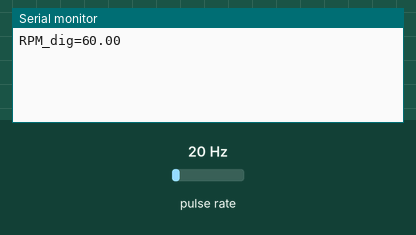
This sketch was run on a simulated Arduino Uno, built with avr-gcc and run on an emulated ATmega328P. On the bench: the last lines printed to the serial monitor. Wiring (inferred from the names in the program): pulse sensor: data pin 2. The test bench sets the inputs (shaded band); at power-on: pulse rate 20 Hz.

Above: at 1.2 s.
1.3 s: pulse rate (sensor on pin 2) set to 4 Hz
At 2.6 s:
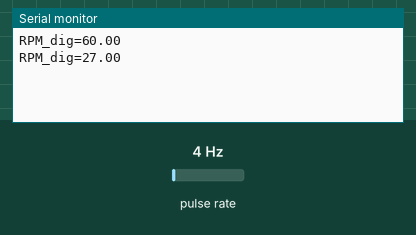
2.8 s: pulse rate (sensor on pin 2) set to 50 Hz
At 3.8 s:
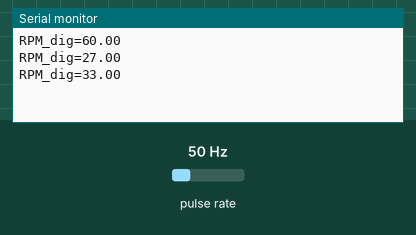
Timing chart, 0 to 5.8 s (numbered marks = the images above; inputs shaded):
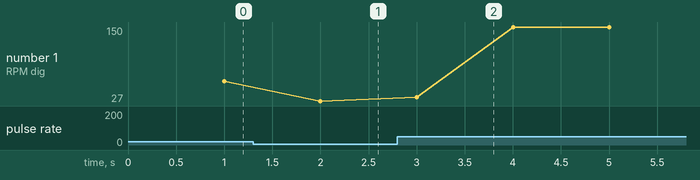

Measured:
- after the input at 1.3 s, the serial monitor: prints a new line after 0.70 s (image 1)
- after the input at 2.8 s, the serial monitor: prints a new line after 0.20 s (image 2)
- plotted number 1: 60 → 27 after the input at 1.3 s, 27 → 150 after the input at 2.8 s

The sketch:

Primer_punto.ino
```cpp
const int pinSensor = 2;   // Pin de interrupción en Arduino UNO
const float Tm = 1.0;      // Tiempo de muestreo en segundos[cite: 2]
const int N = 20;          // Pulsos por vuelta del disco ranurado[cite: 2]

volatile unsigned int cont = 0;
unsigned int pulsos = 0;
float rpm_dig = 0.0;

// Variables para el filtro anti-rebote (Debounce) por software
volatile unsigned long ultimoTiempo = 0;
const unsigned long tiempoRebote = 10; // Ignorar pulsos con menos de 10ms de diferencia

// Rutina de interrupción modificada con doble validación
void contarPulsos() {
  unsigned long tiempoActual = millis();

  // 1. Filtro de tiempo: Han pasado más de 10ms
  if (tiempoActual - ultimoTiempo > tiempoRebote) {

    // 2. Filtro de hardware: Confirmar que la señal es un ALTO real y estable
    if (digitalRead(pinSensor) == HIGH) {
      cont++;
      ultimoTiempo = tiempoActual;
    }
  }
}

void setup() {
  // Inicializar comunicación serial a 115200 baudios
  Serial.begin(115200);

  // Configuración del pin del sensor
  pinMode(pinSensor, INPUT_PULLUP);

  // Interrupción en el flanco de subida (RISING) conectada al pin 2
  attachInterrupt(digitalPinToInterrupt(pinSensor), contarPulsos, RISING);
}

void loop() {
  // Bucle principal: Esperar Tm (1 segundo)[cite: 2]
  delay(Tm * 1000);

  // Deshabilitar interrupciones temporalmente para asegurar una lectura correcta de la variable compartida
  noInterrupts();
  pulsos = cont;
  cont = 0; // Reiniciar contador[cite: 2]
  interrupts();

  // Calcular las RPM con la fórmula de la guía[cite: 2]
  rpm_dig = (pulsos / Tm) / N * 60.0;

  // Enviar el dato por el puerto serial con el formato requerido[cite: 2]
  Serial.print("RPM_dig=");
  Serial.println(rpm_dig);
}
```
